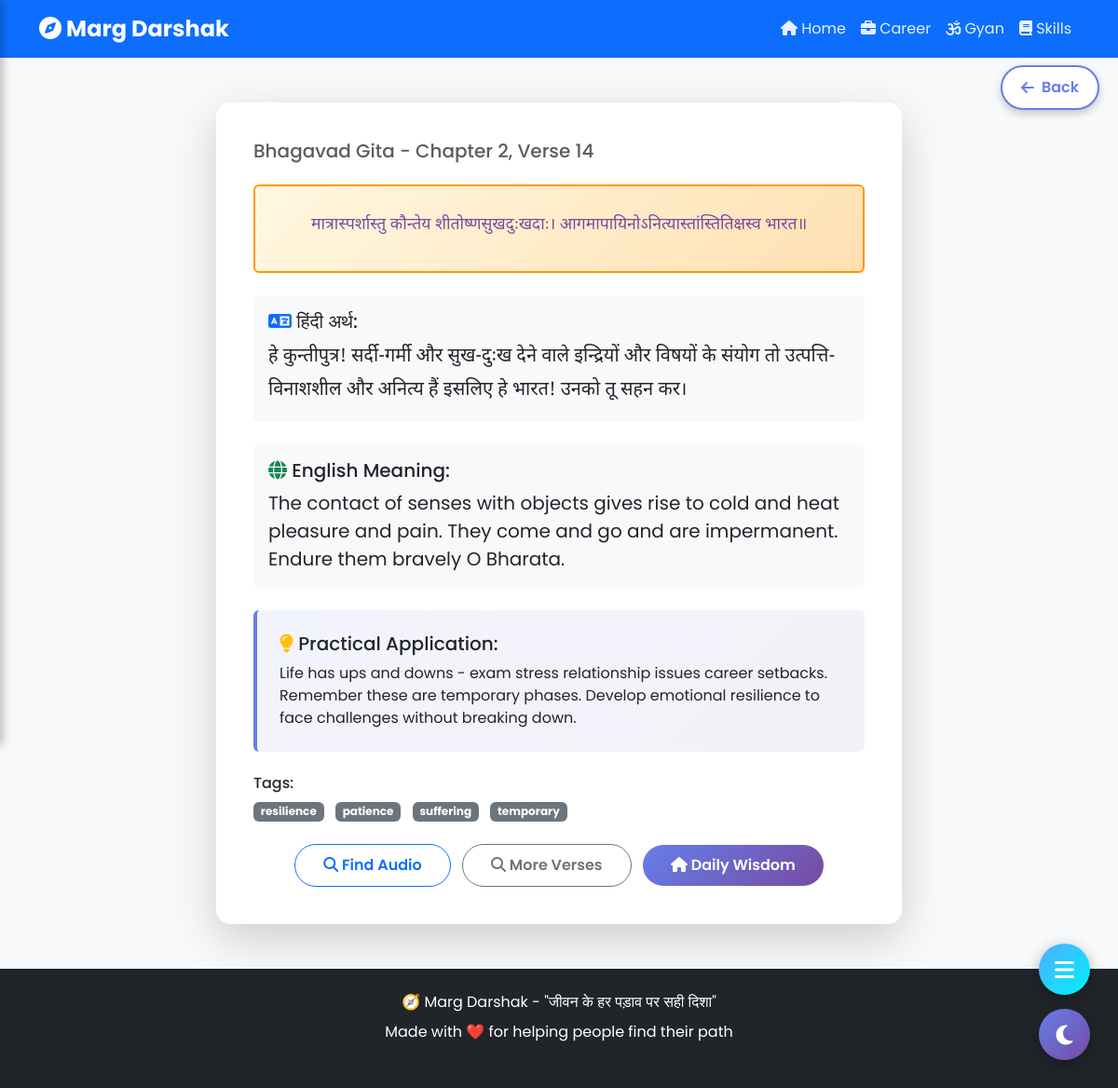
Page /gyan/detail/2 on the committed database.
### tables this page shows
CREATE TABLE gyan_kosh (
            id INTEGER PRIMARY KEY AUTOINCREMENT,
            source TEXT,
            chapter INTEGER,
            verse_number INTEGER,
            sanskrit_text TEXT,
            hindi_meaning TEXT,
            english_meaning TEXT,
            practical_application TEXT,
            tags TEXT,
            audio_url TEXT
        );

### app.py (the view)
@app.route('/gyan/detail/<int:shloka_id>')
def gyan_detail(shloka_id):
    try:
        conn = get_db_connection()
        shloka = conn.execute('SELECT * FROM gyan_kosh WHERE id = ?', (shloka_id,)).fetchone()
        conn.close()
        if shloka:
            return render_template('gyan/detail.html', shloka=dict(shloka))
        return "Shloka not found", 404
    except Exception as e:
        print(f"Gyan detail error: {e}")
        return f"Error: {e}", 500

### app.py (called while the page is built)
def get_db_connection():
    conn = sqlite3.connect(DB_PATH)
    conn.row_factory = sqlite3.Row
    return conn

### templates/gyan/detail.html (shortened to what this page needs)
{% extends 'base.html' %}
{% block content %}
<div class="container my-5">
    <div class="row justify-content-center">
        <div class="col-lg-8">
            <div class="card shadow-lg border-0 p-4">
                <div class="card-body">
                    <h5 class="text-muted mb-4">
                        {{ shloka.source }} - Chapter {{ shloka.chapter }}, Verse {{ shloka.verse_number }}
                    </h5>
                    <div class="sanskrit-box mb-4 p-4 rounded">
                        <h3 class="devanagari-text text-center" style="line-height: 2; color: #764ba2;">
                            {{ shloka.sanskrit_text }}
                        </h3>
                    </div>
                    <div class="meaning-section mb-4 p-3 bg-light rounded">
                        <h5><i class="fas fa-language text-primary"></i> हिंदी अर्थ:</h5>
                        <p class="devanagari-text fs-5 mb-0">{{ shloka.hindi_meaning }}</p>
                    </div>
                    <div class="meaning-section mb-4 p-3 bg-light rounded">
                        <h5><i class="fas fa-globe text-success"></i> English Meaning:</h5>
                        <p class="fs-5 mb-0">{{ shloka.english_meaning }}</p>
                    </div>
                    <div class="application-box p-4 rounded mb-4" style="background: linear-gradient(135deg, #667eea15 0%, #764ba215 100%); border-left: 4px solid #667eea;">
                        <h5><i class="fas fa-lightbulb text-warning"></i> Practical Application:</h5>
                        <p class="fs-6 mb-0">{{ shloka.practical_application }}</p>
                    </div>
                    <div class="mb-4">
                        <h6>Tags:</h6>
                        {% for tag in shloka.tags.split(';') %}
                        <span class="badge bg-secondary me-2">{{ tag.strip() }}</span>
                        {% endfor %}
                    </div>
                    <div class="text-center mt-4">
                        <a href="https://www.youtube.com/results?search_query=bhagavad+gita+chapter+{{ shloka.chapter }}+verse+{{ shloka.verse_number }}+sanskrit" target="_blank" class="btn btn-outline-primary me-2">
                            <i class="fas fa-search"></i> Find Audio
                        </a>
                        <a href="/gyan/search" class="btn btn-outline-secondary me-2">
                            <i class="fas fa-search"></i> More Verses
                        </a>
                        <a href="/gyan" class="btn btn-primary">
                            <i class="fas fa-home"></i> Daily Wisdom
                        </a>
                    </div>
                </div>
            </div>
        </div>
    </div>
</div>
{% endblock %}

### static/css/style.css (style rules this page uses)
:root { --primary-color: #667eea; --secondary-color: #764ba2; --success-color: #4facfe; --danger-color: #f093fb; }
body { font-family: 'Poppins', sans-serif; background-color: #f8f9fa; }
.card { border: none; border-radius: 15px; transition: all 0.3s ease; }
.btn { border-radius: 25px; padding: 10px 30px; font-weight: 600; transition: all 0.3s ease; }
.btn-primary { background: linear-gradient(135deg, var(--primary-color) 0%, var(--secondary-color) 100%); border: none; }
.devanagari-text { font-family: 'Noto Sans Devanagari', sans-serif; font-size: 1.1rem; line-height: 1.8; }

### templates/base.html (style rules this page uses)
body { transition: background-color 0.3s ease, color 0.3s ease; }

### templates/gyan/detail.html (style rules this page uses)
.devanagari-text { font-family: 'Noto Sans Devanagari', sans-serif; }
.sanskrit-box { background: linear-gradient(135deg, #fff8e1 0%, #ffe0b2 100%); border: 2px solid #ff9800; }

### rows in the picture
gyan_kosh: source "Bhagavad Gita", chapter "2", verse_number "14", sanskrit_text "मात्रास्पर्शास्तु कौन्तेय शीतोष्णसुखदुःखदाः। आगमापायिनोऽनित्यास्तांस्तितिक्षस्व भारत॥", hindi_meaning "हे कुन्तीपुत्र! सर्दी-गर्मी और सुख-दुःख देने वाले इन्द्रियों और विषयों के संयोग तो उत्पत्ति-विनाशशील और अनित्य हैं इसलिए हे भारत! उनको तू सहन कर।", english_meaning "The contact of senses with objects gives rise to cold and heat pleasure and pain. They come and go and are impermanent. Endure them bravely O Bharata.", practical_application "Life has ups and downs - exam stress relationship issues career setbacks. Remember these are temporary phases. Develop emotional resilience to face challenges without breaking down."

### other values in the picture
{{ tag.strip() }} "resilience" "patience" "suffering" "temporary"
